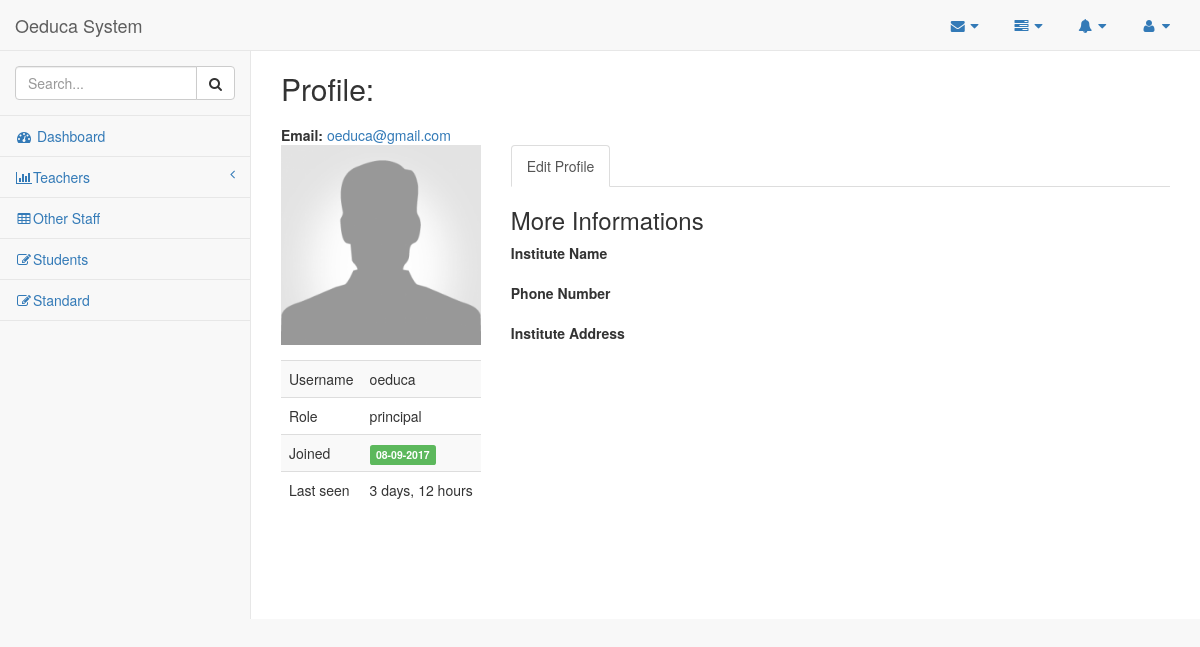
Page /account/profile/oeduca/ on the earlier database version.
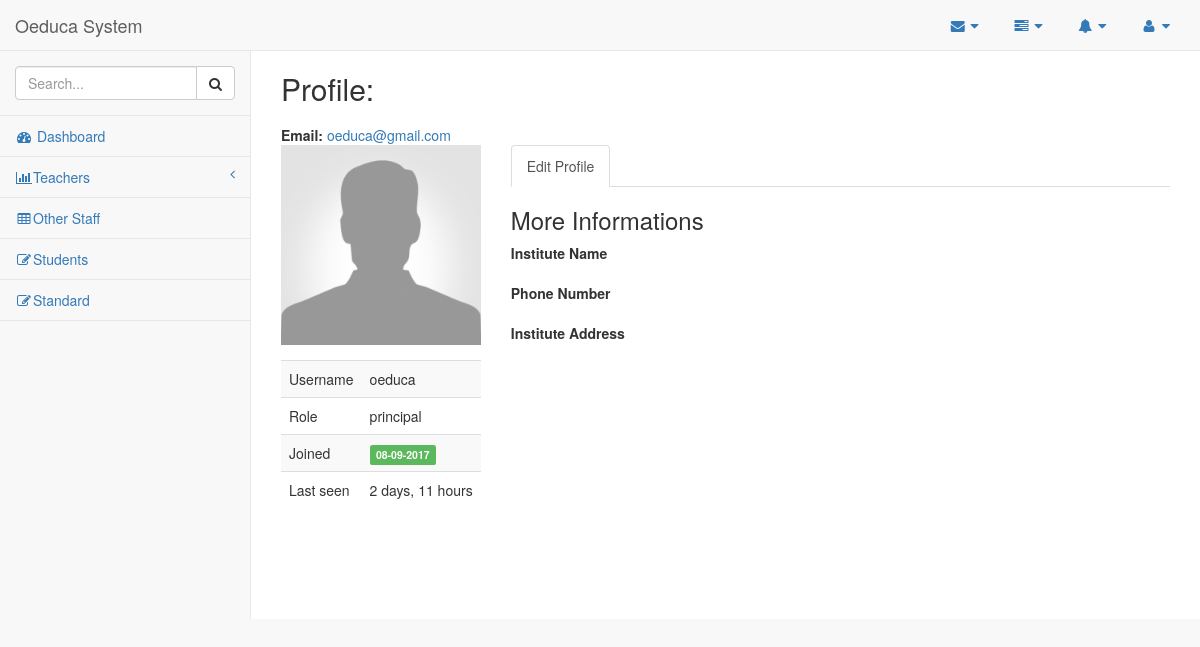
Same page on the later database version.
### account/models.py (models this page shows)
class User(AbstractUser):
    username = models.CharField(max_length=255, unique=True, blank=False,
                                validators=[
                                        RegexValidator(
                                        regex = USERNAME_REGEX,
                                        message = 'Username must be Alpahnumeric or contain any of the following: ".+ -" ',
                                        code='invalid_username'
                                        )]
                                )
    first_name = models.CharField(max_length=255, blank=False,
                                  validators=[
                                        RegexValidator(
                                        regex = NAME_REGEX,
                                        message = 'Name must be Alphabetic',
                                        code='invalid_first_name'
                                        )]
                                )
    last_name = models.CharField(max_length=255, blank=False,
                                  validators=[
                                        RegexValidator(
                                        regex = NAME_REGEX,
                                        message = 'Name must be Alphabetic',
                                        code='invalid_last_name'
                                        )]
                                )
    email = models.EmailField(unique=True, blank=False)
    phone = models.CharField(max_length=10,unique=True, validators=[RegexValidator(regex='^\d{10}$', message='Length has to be 10', code='Invalid number')])
    picture = models.ImageField(null=True,
                                blank=True,
                                default='img/default.png',
                                height_field="height_field",
                                width_field="width_field",
                                verbose_name="profile picture"
                                )
    school = models.CharField(max_length=255,blank=False)
    address = models.CharField(max_length=255,blank=True)
    ROLES = (
        ('principal','Principal'),
        ('teacher','Teacher'),
        ('staff','Staff')
    )
    role = models.CharField(max_length=10, choices=ROLES,blank=True,verbose_name="login as a ",default=ROLES[0][0])
    height_field = models.IntegerField(default=600, null=True)
    width_field = models.IntegerField(default=600, null=True)
    USERNAME_FIELD = 'email' # use email to log in
    REQUIRED_FIELDS = ['username'] # required when user is created
    def get_absolute_url(self):
        return reverse("account:user_profile", kwargs={"username": self.username})

### account/views.py (the view)
# urls.py: url(r'^profile/(?P<username>\w+)/$', UserProfileAPIView.as_view(), name='user_profile'),
def user_profile(request, username=None): # Displays User Profile
    user_profile = get_object_or_404(User, username=username)
    context = { "user_profile": user_profile
              }
    return render(request, "account/profile.html", context)

### account/templates/account/profile.html (shortened to what the changed rows need)
{% extends 'base.html' %}
{% block body_block %}
<div class="page-content">
    <div id="tab-general">
        <div class="row mbl">
            <div class="col-lg-12">
                <div class="row">
                    <div class="col-md-12">
                        <h2>Profile:
                            <h1>{{ user_profile.first_name }} {{ user_profile.last_name }}</h2>
                        <b>Email: </b><a href="mailto:#">{{ user_profile.email }}</a><br>
                        <div class="row mtl">
                            <div class="col-md-3">
                                <div class="form-group">
                                    {% if user_profile.picture %}
                                    <div class="text-center mbl"><img src="{{ user_profile.picture.url }}" alt="" class="img-responsive" /></div>
                                    <!--                                    {% endif %}
                                        <div class="text-center mbl"><a href="#" class="btn btn-green"><i class="fa fa-upload"></i>&nbsp;
                                        Upload</a></div>
-->
                                </div>
                                <table class="table table-striped table-hover">
                                    <tbody>
                                        <tr>
                                            <td>Username</td>
                                            <td> {{ user_profile.username }}</td>
                                        </tr>
                                        <tr>
                                            <td>Role</td>
                                            <td> {{ user_profile.role }}</td>
                                        </tr>
                                        <tr>
                                            <td><span class="label label-success">{{ user_profile.date_joined|date:'d-m-Y' }}</span></td>
                                        </tr>
                                        <tr>
                                            <td>Last seen</td>
                                            <td>{{ user_profile.last_login|timesince }}</td>
                                        </tr>
                                    </tbody>
                                </table>
                            </div>
                            <div class="col-md-9">
                            </div>
                        </div>
                    </div>
                </div>
            </div>
        </div>
    </div>
</div>
{% endblock %}

Differences in the rows shown:
changed User "oeduca@gmail.com": last_login "3 days, 12 hours" → "2 days, 11 hours"
